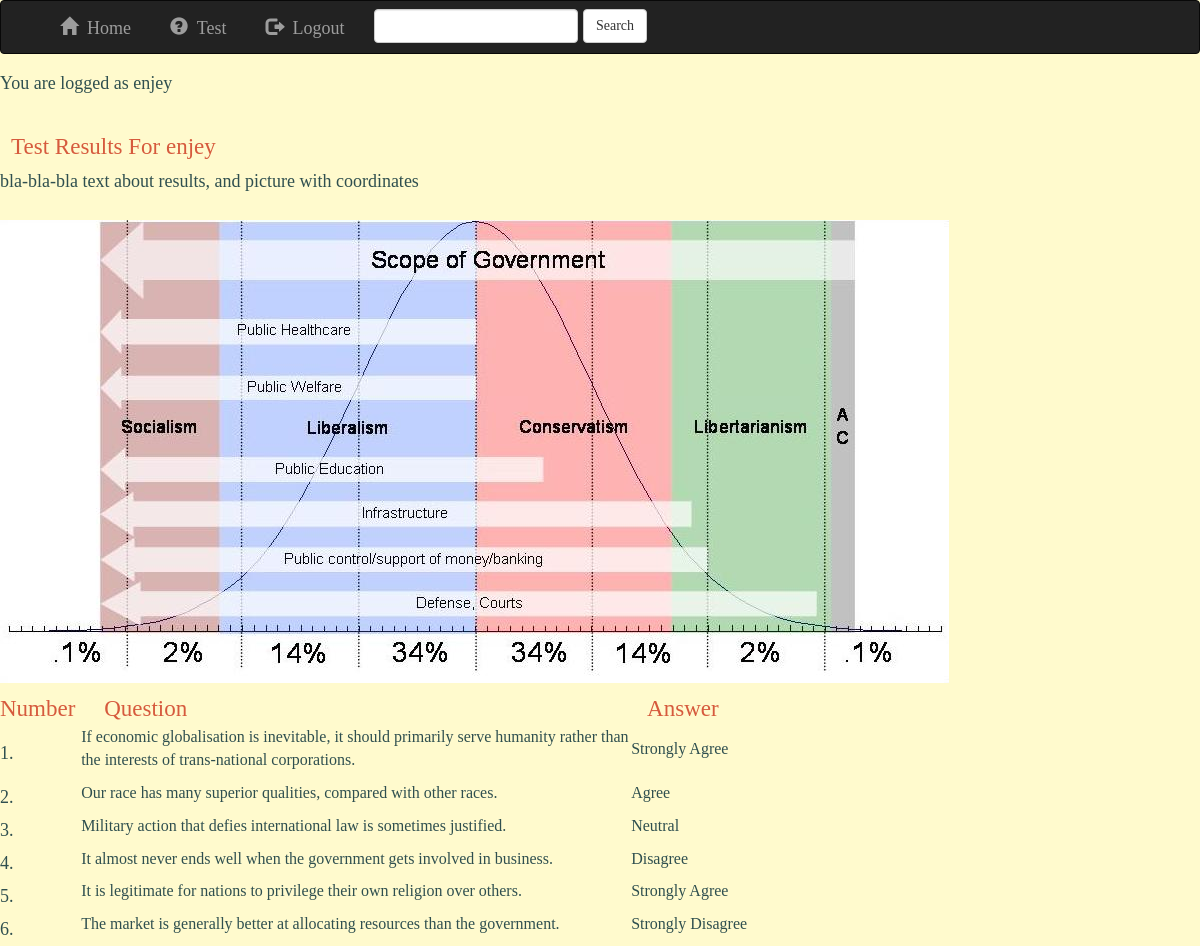
The app's page /ptest/result/ (signed in) with its own data.
### ptest/models.py (models this page shows, shortened)
class Vote(models.Model):
    user = models.ForeignKey(settings.AUTH_USER_MODEL)
    question = models.ForeignKey(Question)
    choice = models.ForeignKey(Choice)
    class Meta:
        unique_together = (('user', 'question'))

class Question(models.Model):
    question = models.TextField()
    description = models.CharField(max_length=500, blank=True)
    def __str__(self):
        return self.question

class Choice(models.Model):
    question = models.ForeignKey(Question)
    choice = models.CharField(max_length=500)
    class Meta:
        ordering = ['id']

### ptest/views.py (the view)
class ResultsView(ListView):
    model = Vote

### ptest/Templates/ptest/vote_list.html (shortened to what this page needs)
{% extends 'person/base.html' %}
{% block body %}
{% load i18n %}
<h2>&nbsp; Test Results For {{ user }}</h2>
{% if vote_list %}
    <span style="max-width:500px;"> bla-bla-bla text about results, and picture with coordinates</span>
<br><br>
    <p><img src="s1.jpg"></p>
<table>
<tr>
    <th>Number&nbsp;</th>
    <th>&nbsp; &nbsp; Question   </th>
    <th>&nbsp;&nbsp; Answer</th>
</tr>
 {% with 0 as i %}
    {% for vote in vote_list.all %}
        {% if user == vote.user %}
            <tr>
        <td style="max-width:150px;"><span>{{ vote.question.id }}. </span></td>
        <td style="max-width:550px;"><span style="max-width:500px;"><p>{{ vote.question }}</p></span></td>
        <td><p>{{ vote.choice.choice }}</p></td>
            </tr>
        {% endif %}
    {% endfor %}
{% endwith %}
</table>
{% else %}
{% trans "There are no results, You haven't filled the test yet" %}
<a href="{% url 'ptest:detail' 1 %}">Begin Test</a>
{% endif %}
{% endblock %}

### person/templates/person/base.html (shortened to what this page needs)
<!DOCTYPE html>
{% load staticfiles %}
<html lang="en">
<head>
    {% load staticfiles %}
    <link rel="stylesheet" href="https://maxcdn.bootstrapcdn.com/bootstrap/3.1.0/css/bootstrap.min.css">
    <link rel="stylesheet" type="text/css" href="{% static '../static/css/style.css' %}"/>
</head>
<body>
<nav class="navbar navbar-inverse">
    <div class="container">
        <div class="collapse navbar-collapse" id="topNavBar">
            <ul class="nav navbar-nav">
                <li class="{% block home %}{% endblock %}"><a href="{% url 'person:home' %}"><span class="glyphicon glyphicon-home" aria-hidden="true"></span>&nbsp; Home&nbsp;&nbsp;</a>
                </li>
            <li class="{% block test %}{% endblock %}"><a href="{% url 'ptest:list' %}"><span class="glyphicon glyphicon-question-sign" aria-hidden="true"></span>&nbsp; Test&nbsp;&nbsp;</a>
             {% if user.is_authenticated %}
                <li><a href="{% url 'person:logout' %}"><span class="glyphicon glyphicon-log-out" aria-hidden="true"></span>&nbsp; Logout</a></li>
             {% else %}
                <li><a href="{% url 'person:register' %}"><span class="glyphicon glyphicon-registration-mark" aria-hidden="true"></span>&nbsp; Register</a></li>
                <li><a href="{% url 'person:login' %}"><span class="glyphicon glyphicon-log-in" aria-hidden="true"></span>&nbsp; Login</a></li>
             {% endif %}
            </ul>
         <form class="navbar-form navbar-left" role="search" method="get" action="{% url 'person:home' %}">
                <div class="form-group">
                    <input type="text" class="form-control" name="q" value="{{ request.GET.q }}">
                </div>
                <button type="submit" class="btn btn-default">Search</button>
            </form>
        </div>
    </div>
</nav>
<h4>
{% if user.is_authenticated %} You are logged as {{ user.username }}{% else %}You are not logged in{% endif %}<br><br>
</h4>
{% block body %}
{% endblock %}
</body>
</html>

### static/css/style.css (style rules this page uses)
* { padding:0; margin:0; }
body { font-family: 'Rokkitt', serif; font-size:18px; background:lemonchiffon; color:darkslategrey; }
img { border:none; }
h2 { font-family: 'Rokkitt', cursive; font-size:23px; color:#d65a3d; font-weight:normal; }
p { font-family: 'Lobster Two', serif; font-size:16px; color:darkslategrey; font-weight:normal; }
a { text-decoration:fuchsia; font-family: 'Rokkitt', cursive; color:mediumblue; }
th { font-family: 'Rokkitt', cursive; font-size:23px; color:#d65a3d; font-weight:normal; }

### records on screen
Vote: question.id "1", question "If economic globalisation is inevitable, it should primarily serve humanity rather than the interests of trans-national corporations.", choice.choice "Strongly Agree"
Vote: question.id "2", question "Our race has many superior qualities, compared with other races.", choice.choice "Agree"
Vote: question.id "3", question "Military action that defies international law is sometimes justified.", choice.choice "Neutral"
Vote: question.id "4", question "It almost never ends well when the government gets involved in business.", choice.choice "Disagree"
Vote: question.id "5", question "It is legitimate for nations to privilege their own religion over others.", choice.choice "Strongly Agree"
Vote: question.id "6", question "The market is generally better at allocating resources than the government.", choice.choice "Strongly Disagree"

### other values on screen
{{ user.username }} "enjey"
{{ user }} "enjey"
